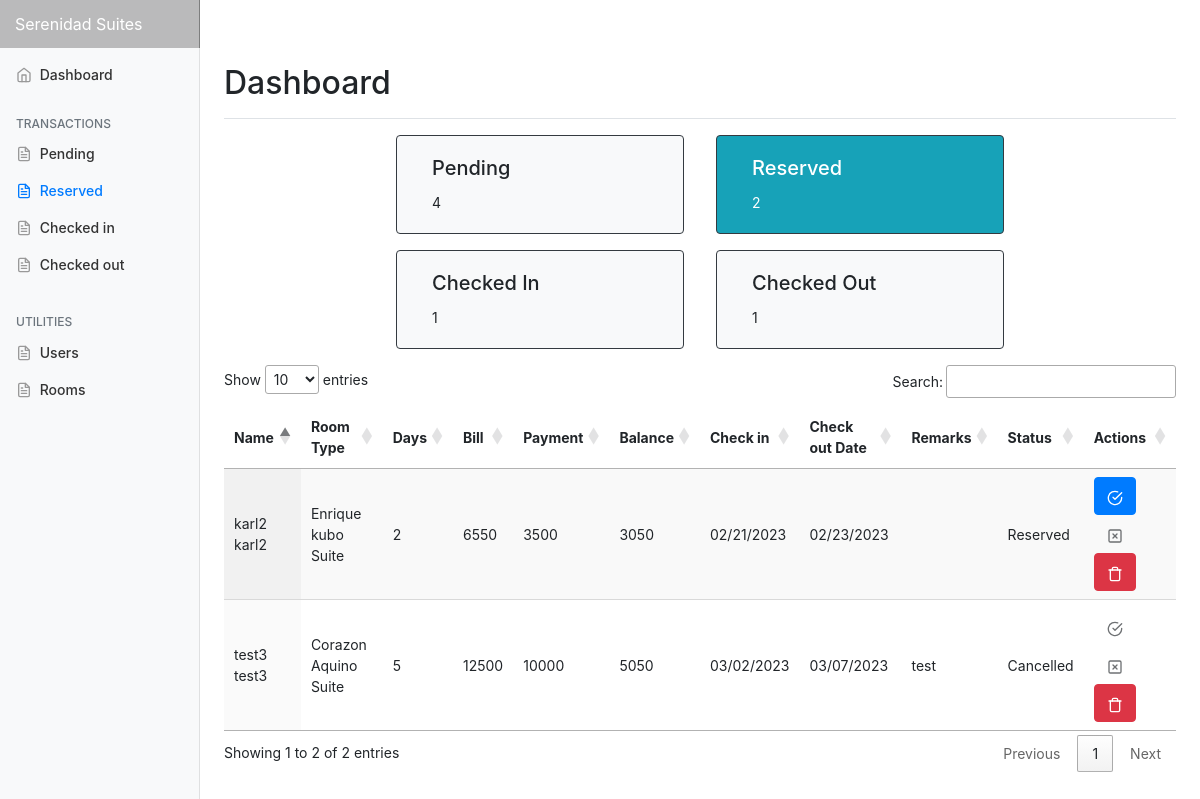
The app's page /admin/reserved.php (signed in), older data.
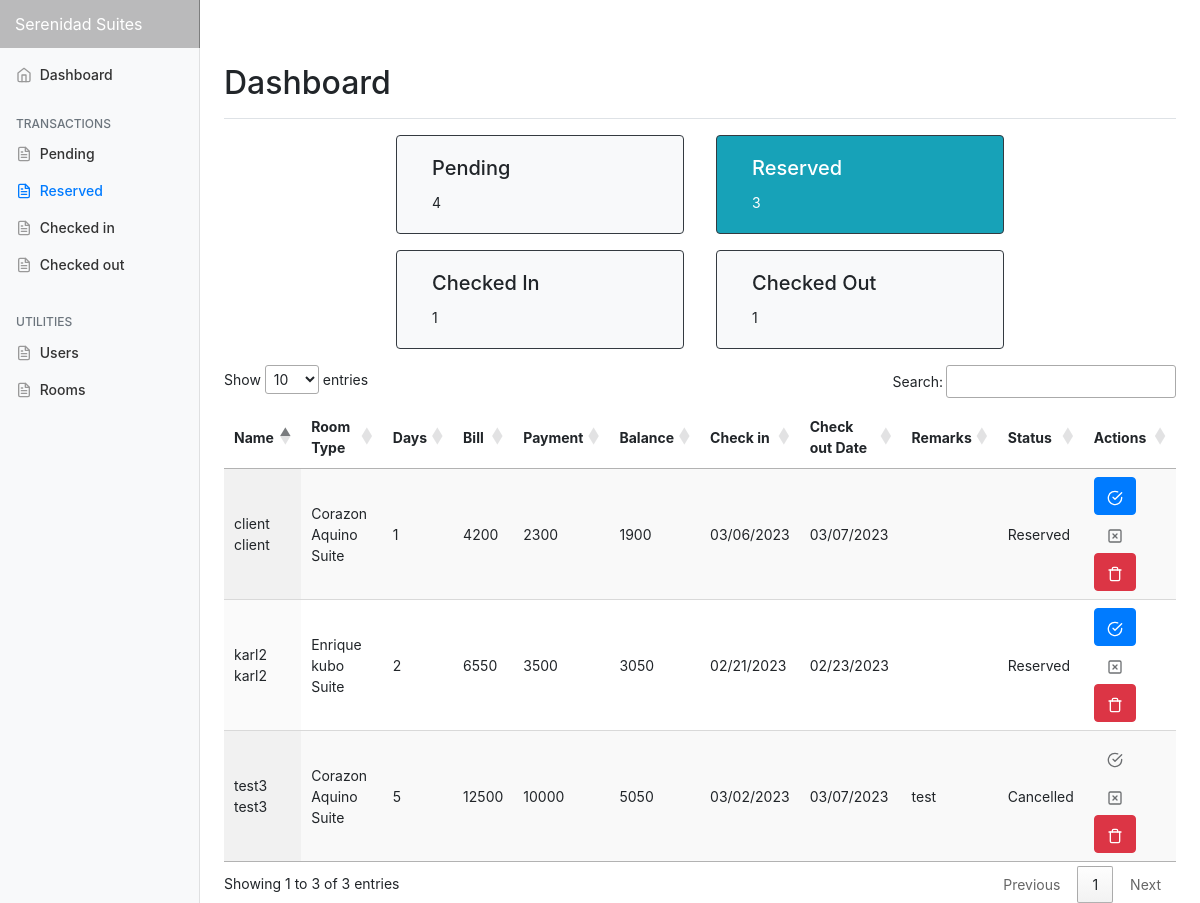
The same page, newer data.
### tables this page shows
CREATE TABLE `transactions` (
  `id` int NOT NULL,
  `guest_id` int NOT NULL,
  `room_id` int NOT NULL,
  `room_no` int DEFAULT NULL,
  `extra_bed` tinyint NOT NULL DEFAULT '0',
  `extra_pax` int DEFAULT NULL,
  `status` varchar(50) DEFAULT NULL,
  `days` int DEFAULT NULL,
  `checkin` varchar(50) DEFAULT NULL,
  `checkin_time` varchar(50) DEFAULT NULL,
  `checkout` varchar(50) DEFAULT NULL,
  `checkout_time` varchar(50) DEFAULT NULL,
  `bill` varchar(50) DEFAULT NULL,
  `balance` int NOT NULL DEFAULT '0',
  `payment` int NOT NULL DEFAULT '0',
  `is_payment_full` tinyint NOT NULL DEFAULT '0',
  `payment_at` datetime DEFAULT NULL,
  `valid_until` varchar(50) DEFAULT NULL,
  `is_unread` tinyint(1) NOT NULL DEFAULT '1',
  `created_at` datetime DEFAULT NULL,
  `updated_at` datetime DEFAULT NULL,
  `remarks` varchar(500) DEFAULT NULL
);

CREATE TABLE `guest` (
  `id` int NOT NULL,
  `uuid` varchar(255) DEFAULT NULL,
  `firstname` varchar(50) NOT NULL,
  `username` varchar(191) DEFAULT NULL,
  `password` varchar(191) DEFAULT NULL,
  `middlename` varchar(30) NOT NULL,
  `lastname` varchar(40) NOT NULL,
  `address` varchar(191) DEFAULT NULL,
  `contactno` varchar(20) NOT NULL,
  `created_at` datetime DEFAULT NULL,
  `updated_at` datetime DEFAULT NULL
);

CREATE TABLE `room` (
  `id` int NOT NULL,
  `room_type` varchar(50) NOT NULL,
  `price` varchar(11) NOT NULL,
  `photo` varchar(100) NOT NULL,
  `description` text,
  `created_at` datetime DEFAULT NULL,
  `updated_at` datetime DEFAULT NULL
);

### models/Model.php (called while the page is built, shortened)
<?php
class Model
{
    protected $host = "localhost";
    protected $database = "db_hor";
    protected $username = "root";
    protected $password = "admin";
    protected $pdo;
    protected $stmt;
    public function connect(){
        try {
            $this->pdo = new PDO("mysql:host={$this->host};dbname={$this->database};charset=utf8","{$this->username}","{$this->password}");
            $this->pdo->setAttribute(PDO::ATTR_ERRMODE, PDO::ERRMODE_EXCEPTION);
            $this->pdo->setAttribute(PDO::ATTR_DEFAULT_FETCH_MODE, PDO::FETCH_ASSOC);
        } catch (PDOException $e) {
            echo $e->getMessage();
        }
    }
    public function setQuery($qry){
        $this->qry = $qry;
        $this->stmt = $this->pdo->query($this->qry);
        return $this;
    }
    public function getAll(){
        try {
            return $this->stmt->fetchAll();
        } catch (PDOException $e) {
            return $e->getMessage();
        }
    }
}

### models/Transaction.php (called while the page is built, shortened)
<?php
Class Transaction extends Model {
    public function getReservedTransactions(){
        return $this->setQuery("SELECT
                                A.*,
                                B.firstname,
                                B.middlename,
                                B.lastname,
                                B.address,
                                B.contactno,
                                C.room_type,
                                C.price,
                                C.photo
                                FROM `transactions` as A
                                LEFT JOIN `guest` as B
                                ON A.guest_id = B.id
                                LEFT JOIN `room` as C
                                ON A.room_id = C.id
                                WHERE A.status = 'Reserved'
                                OR A.status = 'Cancelled'
                                ORDER BY A.created_at DESC
                                ")
                                ->getAll();
    }
}

### admin/reserved.php (the view, shortened to what the changed rows need)
<?php
  require_once('includes/header.php');
    $cannot_cancel = true;
?>
    <div class="container-fluid">
      <div class="row">
      <?php include('includes/sidebar.php') ?>
        <main role="main" class="col-md-9 ml-sm-auto col-lg-10 pt-3 px-4">
          <div class="d-flex justify-content-between flex-wrap flex-md-nowrap align-items-center pb-2 mb-3 border-bottom">
            <h1 class="h2">Dashboard</h1>
          </div>
        <?php include('includes/counts.php') ?>
        <table id="datatable" class="display">
			<thead>
                <tr>
                    <th>Name</th>
                    <th>Room Type</th>
                    <th>Days</th>
                    <th>Bill</th>
                    <th>Payment</th>
                    <th>Balance</th>
                    <th>Check in</th>
                    <th>Check out Date</th>
                    <th>Remarks</th>
                    <th>Status</th>
                    <th>Actions</th>
                </tr>
			</thead>
			<tbody>
                <?php foreach ($reserved as $key => $value) { ?>
                    <tr>
                        <td><?= $value['firstname']." ".$value['lastname']?></td>
                        <td><?= $value['room_type']?></td>
                        <td><?= $value['days']?></td>
                        <td><?= $value['bill']?></td>
                        <td><?= $value['payment']?></td>
                        <td><?= $value['balance']?></td>
                        <td><?= $value['checkin']?></td>
                        <td><?= $value['checkout']?></td>
                        <td><?= $value['remarks']?></td>
                        <td><?= $value['status']?></td>
                        <td>
                            <div class="form-inline">
                            <?php
                                if($value['status'] != 'Cancelled' ){
                            ?>
                                        <span data-toggle="modal" data-target="#confirmCheckinModal">
                                            <button class="btn btn-primary"  data-toggle="tooltip" data-placement="top" title="Accept Reservation" >
                                                <i data-feather="check-circle"></i>
                                            </button>
                                        </span>
                                        <?php
                                            if($cannot_cancel){
                                        ?>
                                            <button class="btn btn-disabled disabled" data-toggle="tooltip" data-placement="top" title="Cancel" disabled>
                                                <i data-feather="x-square"></i>
                                            </button>
                                        <?php
                                            }
                                        ?>
                            <?php
                                } else {
                            ?>
                                <button class="btn btn-disabled" disabled data-toggle="tooltip" data-placement="top" title="Accept Reservation" >
                                    <i data-feather="check-circle"></i>
                                </button>
                                <button class="btn btn-disabled" disabled data-toggle="tooltip" data-placement="top" title="Cancel" >
                                    <i data-feather="x-square"></i>
                                </button>
                            <?php
                                }
                                if($_SESSION['login-restriction'] == 'admin'){
                            ?>
                                <form action="queries/reservedResources.php" method="post">
                                    <button class="btn btn-danger"  data-toggle="tooltip" data-placement="top" title="Delete" >
                                        <i data-feather="trash"></i>
                                    </button>
                                </form>
                            </div>
                        </td>
                    </tr>
                    <?php
                                }
                        $cannot_cancel = true;
                        }
                    ?>
			</tbody>
		</table>
        </main>
      </div>
    </div>
<?php
  require_once('includes/footer.php');
?>

### admin/includes/counts.php (shortened to what the changed rows need)
<div class="container-fluid  ">
        <div class=" row justify-content-center clickTo">
            <?php
                if ($segments[3] == 'reserved.php') {
                    echo '<div class="col-xl-4 col-md-6 mx-3 card  border-dark bg-info text-white mb-3" style="max-width: 18rem;"   onclick="window.location = `reserved.php`">';
                } else {
                    echo '<div class="col-xl-4 col-md-6 mx-3 card border-dark bg-light mb-3" style="max-width: 18rem;" onclick="window.location = `reserved.php`">';
                }
            ?>
                <div class="card-body">
                    <h5 class="card-title">Reserved</h5>
                    <p class="card-text"><?=count($reserved)  ?></p>
                </div>
            </div>
        </div>
</div>

Row changes from the older to the newer data that the page shows:
added transactions: guest.firstname "client", guest.lastname "client", room.room_type "Corazon Aquino Suite", days "1", bill "4200", payment "2300", balance "1900", checkin "03/06/2023", checkout "03/07/2023", status "Reserved"
Text that changed along with them:
text written by a page script: "Show entries Search: Showing 1 to 2 of 2 entries Previous 1 Next" → "Show entries Search: Showing 1 to 3 of 3 entries Previous 1 Next"
count($reserved): "2" → "3"
